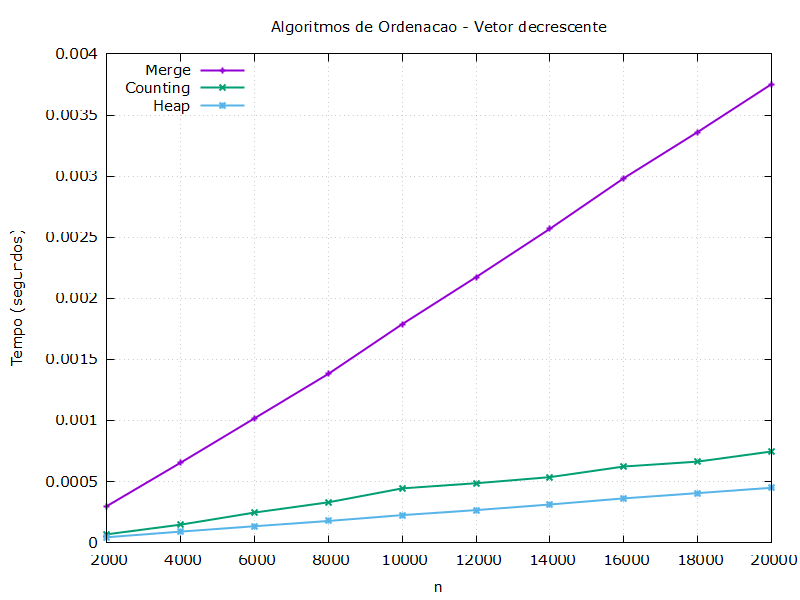

This figure's gnuplot source:
set terminal pngcairo enhanced font 'Verdana,11' size 800, 600
set output 'comparacaoDecrescenteMenores.png'

set title 'Algoritmos de Ordenacao - Vetor decrescente'
set xlabel 'n'
set ylabel 'Tempo (segundos)'

n = 1
Selection = 2
Insertion = 3
Merge = 4
Heap = 5
Quick = 6
Counting = 7

set grid
set key left top

plot 'comparacaoDecrescente.dat' using n:Merge with linespoints  lw 2 title 'Merge', \
     'comparacaoDecrescente.dat' using n:Counting with linespoints  lw 2 title 'Counting', \
     'comparacaoDecrescente.dat' using n:Heap with linespoints  lw 2 title 'Heap'
